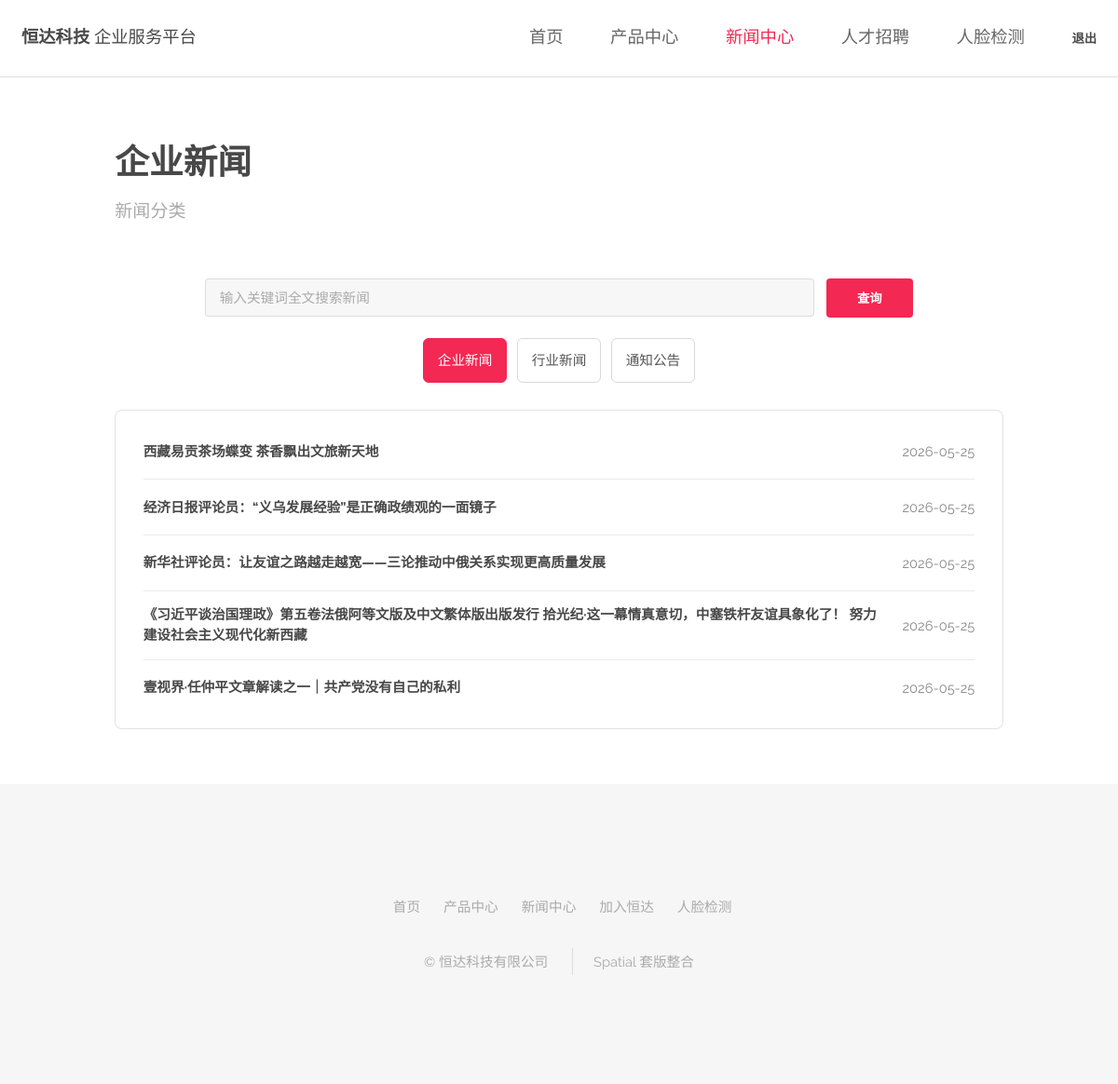
/news/company/ (signed in), run on the app's committed database.
### app/models.py (models this page shows, shortened)
class News(models.Model):
    NEWS_TYPE_CHOICES = (
        ("company", "企业新闻"),
        ("industry", "行业新闻"),
        ("notice", "通知公告"),
    )
    title = models.CharField("标题", max_length=200)
    content = FroalaField("内容")
    news_type = models.CharField("新闻类型", max_length=20, choices=NEWS_TYPE_CHOICES, default="company")
    published_at = models.DateTimeField("发布时间")
    views = models.PositiveIntegerField("浏览量", default=0)
    created_at = models.DateTimeField("创建时间", auto_now_add=True)
    class Meta:
        verbose_name = "新闻"
        verbose_name_plural = "新闻"
        ordering = ("-published_at",)

### app/views.py (the view)
# urls.py: path("news/<str:news_type>/", views.news_list, name="newsList"),
@member_login_required
def news_list(request, news_type):
    type_names = dict(News.NEWS_TYPE_CHOICES)
    if news_type not in type_names:
        return redirect("app:home")
    new_list = News.objects.filter(news_type=news_type)
    return render(
        request,
        "newsList.html",
        {
            "active_menu": "news",
            "newName": type_names[news_type],
            "newList": new_list,
            "current_type": news_type,
            "news_types": News.NEWS_TYPE_CHOICES,
        },
    )

### app/views.py (called while the page is built)
def member_login_required(view_func):
    @wraps(view_func)
    def wrapper(request, *args, **kwargs):
        if not request.session.get("member_id"):
            return redirect("app:login")
        return view_func(request, *args, **kwargs)
    return wrapper

### templates/newsList.html (shortened to what this page needs)
{% extends 'based.html' %}
{% block page_heading %}{{ newName }}{% endblock %}
{% block page_subtitle %}新闻分类{% endblock %}
{% block content %}
    <form class="search-bar compact" method="get" action="{% url 'app:search' %}">
        <input type="text" name="q" placeholder="输入关键词全文搜索新闻" required>
        <button type="submit" class="special">查询</button>
    </form>
    <nav class="type-tabs" aria-label="新闻分类">
        {% for key, name in news_types %}
            <a class="{% if current_type == key %}active{% endif %}" href="{% url 'app:newsList' key %}">{{ name }}</a>
        {% endfor %}
    </nav>
    <section class="content-card">
        <div class="news-list">
            {% for mynew in newList %}
                <article class="news-item">
                    <a href="{% url 'app:newsDetail' mynew.id %}">{{ mynew.title }}</a>
                    <time>{{ mynew.published_at|date:"Y-m-d" }}</time>
                </article>
            {% empty %}
                <p class="empty">暂无新闻。</p>
            {% endfor %}
        </div>
    </section>
{% endblock %}

### app/static/spatial/assets/css/main.css (style rules this page uses)
html, body, div, span, applet, object, iframe, h1, h2, h3, h4, h5, h6, p, blockquote, pre, a, abbr, acronym, address, big, cite, code, del, dfn, em, img, ins, kbd, q, s, samp, small, strike, strong, sub, sup, tt, var, b, u, i, center, dl, dt, dd, ol, ul, li, fieldset, form, label, legend, table, caption, tbody, tfoot, thead, tr, th, td, article, aside, canvas, details, embed, figure, figcaption, footer, header, hgroup, menu, nav, output, ruby, section, summary, time, mark, audio, video { margin: 0; padding: 0; border: 0; font-size: 100%; font: inherit; vertical-align: baseline; }
article, aside, details, figcaption, figure, footer, header, hgroup, menu, nav, section { display: block; }
body { line-height: 1; }
body { -webkit-text-size-adjust: none; }
*, *:before, *:after { -moz-box-sizing: border-box; -webkit-box-sizing: border-box; box-sizing: border-box; }
body { -ms-overflow-style: scrollbar; }
body { background: #fff; padding-top: 6em; }
body { background-color: #fff; color: #666; }
body, input, select, textarea { font-family: "Raleway", Arial, Helvetica, sans-serif; font-size: 13pt; font-weight: 400; line-height: 2em; }
@media screen and (max-width: 1680px) { body, input, select, textarea { font-size: 11pt; } }
@media screen and (max-width: 1280px) { body, input, select, textarea { font-size: 11pt; } }
a { text-decoration: underline; color: #f32853; }
input[type="submit"], input[type="reset"], input[type="button"], button, .button { -moz-appearance: none; -webkit-appearance: none; -ms-appearance: none; appearance: none; -moz-transition: background-color 0.2s ease-in-out, color 0.2s ease-in-out; -webkit-transition: background-color 0.2s ease-in-out, color 0.2s ease-in-out; -ms-transition: background-color 0.2s ease-in-out, color 0.2s ease-in-out; transition: background-color 0.2s ease-in-out, color 0.2s ease-in-out; background-color: #323037; border-radius: 4px; color: #ffffff !important; border: 0; cursor: pointer; display: inline-block; font-weight: 700; height: 3.15em; line-height: 3.25em; padding: 0 2.2em; text-align: center; text-decoration: none; text-transform: uppercase; white-space: nowrap; }
input[type="submit"].special, input[type="reset"].special, input[type="button"].special, button.special, .button.special { background-color: #f32853; color: #ffffff !important; }
form { margin: 0 0 2em 0; }
input[type="text"], input[type="password"], input[type="email"], select, textarea { -moz-appearance: none; -webkit-appearance: none; -ms-appearance: none; appearance: none; background: rgba(144, 144, 144, 0.075); border-radius: 4px; border: none; border: solid 1px rgba(144, 144, 144, 0.25); color: inherit; display: block; outline: 0; padding: 0 1em; text-decoration: none; width: 100%; }
input[type="text"]:invalid, input[type="password"]:invalid, input[type="email"]:invalid, select:invalid, textarea:invalid { box-shadow: none; }
input[type="text"], input[type="password"], input[type="email"], select { height: 2.75em; }

### app/static/spatial/css/site.css (style rules this page uses)
body { color: #5f6470; font-family: "Raleway", Arial, "Microsoft YaHei", sans-serif; }
.search-bar { display: grid; gap: 0.85em; grid-template-columns: minmax(0, 1fr) auto; margin-bottom: 1.5em; }
.search-bar.compact { margin-left: auto; margin-right: auto; max-width: 760px; }
.search-bar button { min-width: 7em; }
.content-card { background: #fff; border: solid 1px rgba(144, 144, 144, 0.25); border-radius: 8px; padding: 2em; }
.news-list { display: grid; }
.news-item { align-items: center; border-bottom: solid 1px rgba(144, 144, 144, 0.18); display: grid; gap: 1em; grid-template-columns: minmax(0, 1fr) auto; padding: 1em 0; }
.news-item:first-child { padding-top: 0; }
.news-item:last-child { border-bottom: 0; padding-bottom: 0; }
.news-item a { color: #484848; font-weight: 700; line-height: 1.5; text-decoration: none; }
.news-item time, .article-meta, .empty { color: #888; }
.type-tabs { display: flex; flex-wrap: wrap; gap: 0.75em; justify-content: center; margin: 0 0 2em; }
.type-tabs a { border: solid 1px rgba(144, 144, 144, 0.35); border-radius: 6px; color: #555; padding: 0.55em 1em; text-decoration: none; }
.type-tabs a.active, .type-tabs a:hover { background: #f32853; border-color: #f32853; color: #fff; }

### data on the page
News: title "西藏易贡茶场蝶变 茶香飘出文旅新天地", published_at "2026-05-25"
News: title "经济日报评论员：“义乌发展经验”是正确政绩观的一面镜子", published_at "2026-05-25"
News: title "新华社评论员：让友谊之路越走越宽——三论推动中俄关系实现更高质量发展", published_at "2026-05-25"
News: title "《习近平谈治国理政》第五卷法俄阿等文版及中文繁体版出版发行 拾光纪·这一幕情真意切，中塞铁杆友谊具象化了！ 努力建设社会主义现代化新西藏", published_at "2026-05-25"
News: title "壹视界·任仲平文章解读之一｜共产党没有自己的私利", published_at "2026-05-25"

### other printed values
{{ newName }} "企业新闻"
{{ name }} "企业新闻" "行业新闻" "通知公告"
